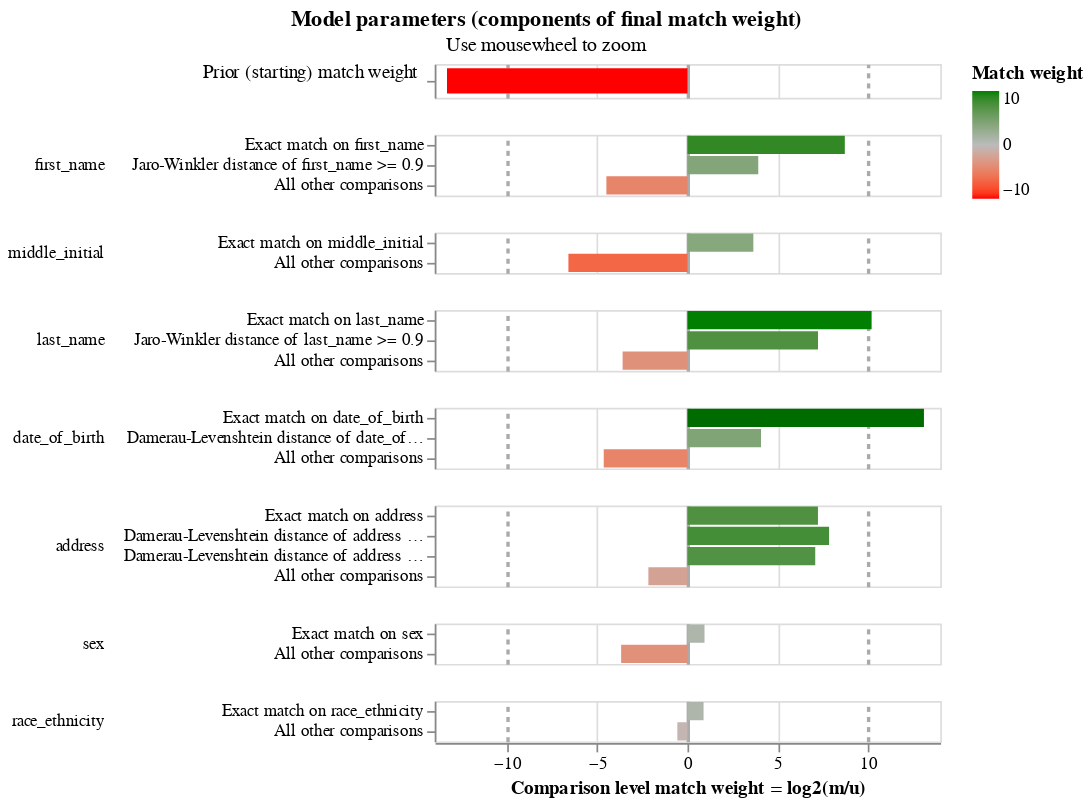

Notebook code cell kept with this figure:
### Markdown cell above
We can now visualise some of the details of our model. We can look at the match weights, which tell us the relative importance for/against a match for each of our comparsion levels.

### Code cell
linker.visualisations.match_weights_chart()

### Figure 1 — Vega-Lite specification as saved in the notebook (floating-point values rounded to 4 significant figures)
{"config": {"view": {"continuousWidth": 300, "continuousHeight": 300, "discreteHeight": 60, "discreteWidth": 400}, "header": {"title": null}, "mark": {"tooltip": null}, "title": {"anchor": "middle"}}, "vconcat": [{"mark": {"type": "bar", "clip": true, "height": 15}, "encoding": {"color": {"field": "log2_bayes_factor", "scale": {"domain": [-10, 0, 10], "interpolate": "lab", "range": ["red", "#bbbbbb", "green"]}, "title": "Match weight", "type": "quantitative"}, "tooltip": [{"field": "comparison_name", "title": "Comparison name", "type": "nominal"}, {"field": "probability_two_random_records_match", "format": ".4f", "title": "Probability two random records match", "type": "nominal"}, {"field": "log2_bayes_factor", "format": ",.4f", "title": "Equivalent match weight", "type": "quantitative"}, {"field": "bayes_factor_description", "title": "Match weight description", "type": "nominal"}], "x": {"axis": {"domain": false, "gridColor": {"condition": {"test": "abs(datum.value / 10)  <= 1 & datum.value % 10 === 0", "value": "#aaa"}, "value": "#ddd"}, "gridDash": {"condition": {"test": "abs(datum.value / 10) == 1", "value": [3]}, "value": null}, "gridWidth": {"condition": {"test": "abs(datum.value / 10)  <= 1 & datum.value % 10 === 0", "value": 2}, "value": 1}, "labels": false, "ticks": false, "title": ""}, "field": "log2_bayes_factor", "scale": {"domain": [-14, 14]}, "type": "quantitative"}, "y": {"axis": {"title": "Prior (starting) match weight", "titleAlign": "right", "titleAngle": 0, "titleFontWeight": "normal"}, "field": "label_for_charts", "sort": {"field": "comparison_vector_value", "order": "descending"}, "type": "nominal"}}, "height": 20, "transform": [{"filter": "(datum.comparison_name == 'probability_two_random_records_match')"}]}, {"mark": {"type": "bar", "clip": true}, "encoding": {"color": {"field": "log2_bayes_factor", "scale": {"domain": [-10, 0, 10], "interpolate": "lab", "range": ["red", "#bbbbbb", "green"]}, "title": "Match weight", "type": "quantitative"}, "row": {"field": "comparison_name", "header": {"labelAlign": "left", "labelAnchor": "middle", "labelAngle": 0}, "sort": {"field": "comparison_sort_order"}, "type": "nominal"}, "tooltip": [{"field": "comparison_name", "title": "Comparison name", "type": "nominal"}, {"field": "label_for_charts", "title": "Label", "type": "ordinal"}, {"field": "sql_condition", "title": "SQL condition", "type": "nominal"}, {"field": "m_probability", "format": ".10~g", "title": "M probability", "type": "quantitative"}, {"field": "u_probability", "format": ".10~g", "title": "U probability", "type": "quantitative"}, {"field": "bayes_factor", "format": ",.6f", "title": "Bayes factor = m/u", "type": "quantitative"}, {"field": "log2_bayes_factor", "format": ".4~g", "title": "Match weight = log2(m/u)", "type": "quantitative"}, {"field": "bayes_factor_description", "title": "Match weight description", "type": "nominal"}, {"field": "m_probability_description", "title": "m probability description", "type": "nominal"}, {"field": "u_probability_description", "title": "u probability description", "type": "nominal"}], "x": {"axis": {"gridColor": {"condition": {"test": "abs(datum.value / 10)  <= 1 & datum.value % 10 === 0", "value": "#aaa"}, "value": "#ddd"}, "gridDash": {"condition": {"test": "abs(datum.value / 10) == 1", "value": [3]}, "value": null}, "gridWidth": {"condition": {"test": "abs(datum.value / 10)  <= 1 & datum.value % 10 === 0", "value": 2}, "value": 1}, "title": "Comparison level match weight = log2(m/u)"}, "field": "log2_bayes_factor", "scale": {"domain": [-14, 14]}, "type": "quantitative"}, "y": {"axis": {"title": null}, "field": "label_for_charts", "sort": {"field": "comparison_vector_value", "order": "descending"}, "type": "nominal"}}, "height": {"step": 12}, "resolve": {"axis": {"y": "independent"}, "scale": {"y": "independent"}}, "transform": [{"filter": "(datum.comparison_name != 'probability_two_random_records_match')"}]}], "data": {"name": "data-f147698e91f86f01b918314bb669387c"}, "params": [{"name": "mouse_zoom", "select": {"type": "interval", "encodings": ["x"]}, "bind": "scales", "views": []}], "resolve": {"axis": {"y": "independent"}, "scale": {"y": "independent"}}, "title": {"text": "Model parameters (components of final match weight)", "subtitle": "Use mousewheel to zoom"}, "$schema": "https://vega.github.io/schema/vega-lite/v5.9.3.json", "datasets": {"data-f147698e91f86f01b918314bb669387c": [{"comparison_name": "probability_two_random_records_match", "sql_condition": null, "label_for_charts": "", "m_probability": null, "u_probability": null, "m_probability_description": null, "u_probability_description": null, "has_tf_adjustments": false, "tf_adjustment_column": null, "tf_adjustment_weight": null, "is_null_level": false, "bayes_factor": 9.775e-05, "log2_bayes_factor": -13.32, "comparison_vector_value": 0, "max_comparison_vector_value": 0, "bayes_factor_description": "The probability that two random records drawn at random match is 0.000 or one in  10,231.0 records.This is equivalent to a starting match weight of -13.321.", "probability_two_random_records_match": 9.774e-05, "comparison_sort_order": -1}, {"comparison_name": "first_name", "sql_condition": "\"first_name_l\" = \"first_name_r\"", "label_for_charts": "Exact match on first_name", "m_probability": 0.9343, "u_probability": 0.002223, "m_probability_description": "Amongst matching record comparisons, 93.43% of records (i.e. one in 1.07) are in the exact match on first_name comparison level", "u_probability_description": "Amongst non-matching record comparisons, 0.2223% of records (i.e. one in 450) are in the exact match on first_name comparison level", "has_tf_adjustments": true, "tf_adjustment_column": "first_name", "tf_adjustment_weight": 1.0, "is_null_level": false, "bayes_factor": 420.3, "log2_bayes_factor": 8.715, "comparison_vector_value": 2, "max_comparison_vector_value": 2, "bayes_factor_description": "If comparison level is `exact match on first_name` then comparison is 420 times more likely to be a match", "probability_two_random_records_match": 9.774e-05, "comparison_sort_order": 0}, {"comparison_name": "first_name", "sql_condition": "jaro_winkler_similarity(\"first_name_l\", \"first_name_r\") >= 0.9", "label_for_charts": "Jaro-Winkler distance of first_name >= 0.9", "m_probability": 0.02139, "u_probability": 0.001412, "m_probability_description": "Amongst matching record comparisons, 2.139% of records (i.e. one in 46.75) are in the jaro-winkler distance of first_name >= 0.9 comparison level", "u_probability_description": "Amongst non-matching record comparisons, 0.1412% of records (i.e. one in 708) are in the jaro-winkler distance of first_name >= 0.9 comparison level", "has_tf_adjustments": false, "tf_adjustment_column": null, "tf_adjustment_weight": 1.0, "is_null_level": false, "bayes_factor": 15.14, "log2_bayes_factor": 3.921, "comparison_vector_value": 1, "max_comparison_vector_value": 2, "bayes_factor_description": "If comparison level is `jaro-winkler distance of first_name >= 0.9` then comparison is 15.14 times more likely to be a match", "probability_two_random_records_match": 9.774e-05, "comparison_sort_order": 0}, {"comparison_name": "first_name", "sql_condition": "ELSE", "label_for_charts": "All other comparisons", "m_probability": 0.04429, "u_probability": 0.9964, "m_probability_description": "Amongst matching record comparisons, 4.429% of records (i.e. one in 22.58) are in the all other comparisons comparison level", "u_probability_description": "Amongst non-matching record comparisons, 99.64% of records (i.e. one in 1.004) are in the all other comparisons comparison level", "has_tf_adjustments": false, "tf_adjustment_column": null, "tf_adjustment_weight": 1.0, "is_null_level": false, "bayes_factor": 0.04445, "log2_bayes_factor": -4.492, "comparison_vector_value": 0, "max_comparison_vector_value": 2, "bayes_factor_description": "If comparison level is `all other comparisons` then comparison is 22.5 times less likely to be a match", "probability_two_random_records_match": 9.774e-05, "comparison_sort_order": 0}, {"comparison_name": "middle_initial", "sql_condition": "\"middle_initial_l\" = \"middle_initial_r\"", "label_for_charts": "Exact match on middle_initial", "m_probability": 0.9905, "u_probability": 0.07897, "m_probability_description": "Amongst matching record comparisons, 99.05% of records (i.e. one in 1.01) are in the exact match on middle_initial comparison level", "u_probability_description": "Amongst non-matching record comparisons, 7.897% of records (i.e. one in 12.66) are in the exact match on middle_initial comparison level", "has_tf_adjustments": true, "tf_adjustment_column": "middle_initial", "tf_adjustment_weight": 1.0, "is_null_level": false, "bayes_factor": 12.54, "log2_bayes_factor": 3.649, "comparison_vector_value": 1, "max_comparison_vector_value": 1, "bayes_factor_description": "If comparison level is `exact match on middle_initial` then comparison is 12.54 times more likely to be a match", "probability_two_random_records_match": 9.774e-05, "comparison_sort_order": 1}, {"comparison_name": "middle_initial", "sql_condition": "ELSE", "label_for_charts": "All other comparisons", "m_probability": 0.009523, "u_probability": 0.921, "m_probability_description": "Amongst matching record comparisons, 0.9523% of records (i.e. one in 105) are in the all other comparisons comparison level", "u_probability_description": "Amongst non-matching record comparisons, 92.1% of records (i.e. one in 1.086) are in the all other comparisons comparison level", "has_tf_adjustments": false, "tf_adjustment_column": null, "tf_adjustment_weight": 1.0, "is_null_level": false, "bayes_factor": 0.01034, "log2_bayes_factor": -6.596, "comparison_vector_value": 0, "max_comparison_vector_value": 1, "bayes_factor_description": "If comparison level is `all other comparisons` then comparison is 96.72 times less likely to be a match", "probability_two_random_records_match": 9.774e-05, "comparison_sort_order": 1}, {"comparison_name": "last_name", "sql_condition": "\"last_name_l\" = \"last_name_r\"", "label_for_charts": "Exact match on last_name", "m_probability": 0.8493, "u_probability": 0.0007225, "m_probability_description": "Amongst matching record comparisons, 84.93% of records (i.e. one in 1.177) are in the exact match on last_name comparison level", "u_probability_description": "Amongst non-matching record comparisons, 0.07225% of records (i.e. one in 1,384) are in the exact match on last_name comparison level", "has_tf_adjustments": true, "tf_adjustment_column": "last_name", "tf_adjustment_weight": 1.0, "is_null_level": false, "bayes_factor": 1175.0, "log2_bayes_factor": 10.2, "comparison_vector_value": 2, "max_comparison_vector_value": 2, "bayes_factor_description": "If comparison level is `exact match on last_name` then comparison is 1,175 times more likely to be a match", "probability_two_random_records_match": 9.774e-05, "comparison_sort_order": 2}, {"comparison_name": "last_name", "sql_condition": "jaro_winkler_similarity(\"last_name_l\", \"last_name_r\") >= 0.9", "label_for_charts": "Jaro-Winkler distance of last_name >= 0.9", "m_probability": 0.06798, "u_probability": 0.000453, "m_probability_description": "Amongst matching record comparisons, 6.798% of records (i.e. one in 14.71) are in the jaro-winkler distance of last_name >= 0.9 comparison level", "u_probability_description": "Amongst non-matching record comparisons, 0.0453% of records (i.e. one in 2,207) are in the jaro-winkler distance of last_name >= 0.9 comparison level", "has_tf_adjustments": false, "tf_adjustment_column": null, "tf_adjustment_weight": 1.0, "is_null_level": false, "bayes_factor": 150.1, "log2_bayes_factor": 7.229, "comparison_vector_value": 1, "max_comparison_vector_value": 2, "bayes_factor_description": "If comparison level is `jaro-winkler distance of last_name >= 0.9` then comparison is 150 times more likely to be a match", "probability_two_random_records_match": 9.774e-05, "comparison_sort_order": 2}, {"comparison_name": "last_name", "sql_condition": "ELSE", "label_for_charts": "All other comparisons", "m_probability": 0.08275, "u_probability": 0.9988, "m_probability_description": "Amongst matching record comparisons, 8.275% of records (i.e. one in 12.08) are in the all other comparisons comparison level", "u_probability_description": "Amongst non-matching record comparisons, 99.88% of records (i.e. one in 1.001) are in the all other comparisons comparison level", "has_tf_adjustments": false, "tf_adjustment_column": null, "tf_adjustment_weight": 1.0, "is_null_level": false, "bayes_factor": 0.08285, "log2_bayes_factor": -3.593, "comparison_vector_value": 0, "max_comparison_vector_value": 2, "bayes_factor_description": "If comparison level is `all other comparisons` then comparison is 12.07 times less likely to be a match", "probability_two_random_records_match": 9.774e-05, "comparison_sort_order": 2}, {"comparison_name": "date_of_birth", "sql_condition": "\"date_of_birth_l\" = \"date_of_birth_r\"", "label_for_charts": "Exact match on date_of_birth", "m_probability": 0.9435, "u_probability": 0.0001076, "m_probability_description": "Amongst matching record comparisons, 94.35% of records (i.e. one in 1.06) are in the exact match on date_of_birth comparison level", "u_probability_description": "Amongst non-matching record comparisons, 0.01076% of records (i.e. one in 9,292) are in the exact match on date_of_birth comparison level", "has_tf_adjustments": false, "tf_adjustment_column": null, "tf_adjustment_weight": 1.0, "is_null_level": false, "bayes_factor": 8768.0, "log2_bayes_factor": 13.1, "comparison_vector_value": 2, "max_comparison_vector_value": 2, "bayes_factor_description": "If comparison level is `exact match on date_of_birth` then comparison is 8,768 times more likely to be a match", "probability_two_random_records_match": 9.774e-05, "comparison_sort_order": 3}, {"comparison_name": "date_of_birth", "sql_condition": "damerau_levenshtein(\"date_of_birth_l\", \"date_of_birth_r\") <= 1", "label_for_charts": "Damerau-Levenshtein distance of date_of_birth <= 1", "m_probability": 0.01637, "u_probability": 0.0009727, "m_probability_description": "Amongst matching record comparisons, 1.637% of records (i.e. one in 61.09) are in the damerau-levenshtein distance of date_of_birth <= 1 comparison level", "u_probability_description": "Amongst non-matching record comparisons, 0.09727% of records (i.e. one in 1,028) are in the damerau-levenshtein distance of date_of_birth <= 1 comparison level", "has_tf_adjustments": false, "tf_adjustment_column": null, "tf_adjustment_weight": 1.0, "is_null_level": false, "bayes_factor": 16.83, "log2_bayes_factor": 4.073, "comparison_vector_value": 1, "max_comparison_vector_value": 2, "bayes_factor_description": "If comparison level is `damerau-levenshtein distance of date_of_birth <= 1` then comparison is 16.83 times more likely to be a match", "probability_two_random_records_match": 9.774e-05, "comparison_sort_order": 3}, {"comparison_name": "date_of_birth", "sql_condition": "ELSE", "label_for_charts": "All other comparisons", "m_probability": 0.04009, "u_probability": 0.9989, "m_probability_description": "Amongst matching record comparisons, 4.009% of records (i.e. one in 24.94) are in the all other comparisons comparison level", "u_probability_description": "Amongst non-matching record comparisons, 99.89% of records (i.e. one in 1.001) are in the all other comparisons comparison level", "has_tf_adjustments": false, "tf_adjustment_column": null, "tf_adjustment_weight": 1.0, "is_null_level": false, "bayes_factor": 0.04014, "log2_bayes_factor": -4.639, "comparison_vector_value": 0, "max_comparison_vector_value": 2, "bayes_factor_description": "If comparison level is `all other comparisons` then comparison is 24.91 times less likely to be a match", "probability_two_random_records_match": 9.774e-05, "comparison_sort_order": 3}, {"comparison_name": "address", "sql_condition": "\"address_l\" = \"address_r\"", "label_for_charts": "Exact match on address", "m_probability": 0.6314, "u_probability": 0.004215, "m_probability_description": "Amongst matching record comparisons, 63.14% of records (i.e. one in 1.584) are in the exact match on address comparison level", "u_probability_description": "Amongst non-matching record comparisons, 0.4215% of records (i.e. one in 237) are in the exact match on address comparison level", "has_tf_adjustments": true, "tf_adjustment_column": "address", "tf_adjustment_weight": 1.0, "is_null_level": false, "bayes_factor": 149.8, "log2_bayes_factor": 7.227, "comparison_vector_value": 3, "max_comparison_vector_value": 3, "bayes_factor_description": "If comparison level is `exact match on address` then comparison is 150 times more likely to be a match", "probability_two_random_records_match": 9.774e-05, "comparison_sort_order": 4}, {"comparison_name": "address", "sql_condition": "damerau_levenshtein(\"address_l\", \"address_r\") <= 1", "label_for_charts": "Damerau-Levenshtein distance of address <= 1", "m_probability": 0.08158, "u_probability": 0.0003556, "m_probability_description": "Amongst matching record comparisons, 8.158% of records (i.e. one in 12.26) are in the damerau-levenshtein distance of address <= 1 comparison level", "u_probability_description": "Amongst non-matching record comparisons, 0.03556% of records (i.e. one in 2,813) are in the damerau-levenshtein distance of address <= 1 comparison level", "has_tf_adjustments": false, "tf_adjustment_column": null, "tf_adjustment_weight": 1.0, "is_null_level": false, "bayes_factor": 229.4, "log2_bayes_factor": 7.842, "comparison_vector_value": 2, "max_comparison_vector_value": 3, "bayes_factor_description": "If comparison level is `damerau-levenshtein distance of address <= 1` then comparison is 229 times more likely to be a match", "probability_two_random_records_match": 9.774e-05, "comparison_sort_order": 4}, {"comparison_name": "address", "sql_condition": "damerau_levenshtein(\"address_l\", \"address_r\") <= 2", "label_for_charts": "Damerau-Levenshtein distance of address <= 2", "m_probability": 0.06541, "u_probability": 0.0004846, "m_probability_description": "Amongst matching record comparisons, 6.541% of records (i.e. one in 15.29) are in the damerau-levenshtein distance of address <= 2 comparison level", "u_probability_description": "Amongst non-matching record comparisons, 0.04846% of records (i.e. one in 2,063) are in the damerau-levenshtein distance of address <= 2 comparison level", "has_tf_adjustments": false, "tf_adjustment_column": null, "tf_adjustment_weight": 1.0, "is_null_level": false, "bayes_factor": 135.0, "log2_bayes_factor": 7.076, "comparison_vector_value": 1, "max_comparison_vector_value": 3, "bayes_factor_description": "If comparison level is `damerau-levenshtein distance of address <= 2` then comparison is 135 times more likely to be a match", "probability_two_random_records_match": 9.774e-05, "comparison_sort_order": 4}, {"comparison_name": "address", "sql_condition": "ELSE", "label_for_charts": "All other comparisons", "m_probability": 0.2216, "u_probability": 0.9949, "m_probability_description": "Amongst matching record comparisons, 22.16% of records (i.e. one in 4.512) are in the all other comparisons comparison level", "u_probability_description": "Amongst non-matching record comparisons, 99.49% of records (i.e. one in 1.005) are in the all other comparisons comparison level", "has_tf_adjustments": false, "tf_adjustment_column": null, "tf_adjustment_weight": 1.0, "is_null_level": false, "bayes_factor": 0.2228, "log2_bayes_factor": -2.166, "comparison_vector_value": 0, "max_comparison_vector_value": 3, "bayes_factor_description": "If comparison level is `all other comparisons` then comparison is 4.489 times less likely to be a match", "probability_two_random_records_match": 9.774e-05, "comparison_sort_order": 4}, {"comparison_name": "sex", "sql_condition": "\"sex_l\" = \"sex_r\"", "label_for_charts": "Exact match on sex", "m_probability": 0.9608, "u_probability": 0.4997, "m_probability_description": "Amongst matching record comparisons, 96.08% of records (i.e. one in 1.041) are in the exact match on sex comparison level", "u_probability_description": "Amongst non-matching record comparisons, 49.97% of records (i.e. one in 2.001) are in the exact match on sex comparison level", "has_tf_adjustments": false, "tf_adjustment_column": null, "tf_adjustment_weight": 1.0, "is_null_level": false, "bayes_factor": 1.923, "log2_bayes_factor": 0.9432, "comparison_vector_value": 1, "max_comparison_vector_value": 1, "bayes_factor_description": "If comparison level is `exact match on sex` then comparison is 1.923 times more likely to be a match", "probability_two_random_records_match": 9.774e-05, "comparison_sort_order": 5}, {"comparison_name": "sex", "sql_condition": "ELSE", "label_for_charts": "All other comparisons", "m_probability": 0.03917, "u_probability": 0.5003, "m_probability_description": "Amongst matching record comparisons, 3.917% of records (i.e. one in 25.53) are in the all other comparisons comparison level", "u_probability_description": "Amongst non-matching record comparisons, 50.03% of records (i.e. one in 1.999) are in the all other comparisons comparison level", "has_tf_adjustments": false, "tf_adjustment_column": null, "tf_adjustment_weight": 1.0, "is_null_level": false, "bayes_factor": 0.0783, "log2_bayes_factor": -3.675, "comparison_vector_value": 0, "max_comparison_vector_value": 1, "bayes_factor_description": "If comparison level is `all other comparisons` then comparison is 12.77 times less likely to be a match", "probability_two_random_records_match": 9.774e-05, "comparison_sort_order": 5}, {"comparison_name": "race_ethnicity", "sql_condition": "\"race_ethnicity_l\" = \"race_ethnicity_r\"", "label_for_charts": "Exact match on race_ethnicity", "m_probability": 0.5084, "u_probability": 0.2741, "m_probability_description": "Amongst matching record comparisons, 50.84% of records (i.e. one in 1.967) are in the exact match on race_ethnicity comparison level", "u_probability_description": "Amongst non-matching record comparisons, 27.41% of records (i.e. one in 3.648) are in the exact match on race_ethnicity comparison level", "has_tf_adjustments": true, "tf_adjustment_column": "race_ethnicity", "tf_adjustment_weight": 1.0, "is_null_level": false, "bayes_factor": 1.855, "log2_bayes_factor": 0.8912, "comparison_vector_value": 1, "max_comparison_vector_value": 1, "bayes_factor_description": "If comparison level is `exact match on race_ethnicity` then comparison is 1.855 times more likely to be a match", "probability_two_random_records_match": 9.774e-05, "comparison_sort_order": 6}, {"comparison_name": "race_ethnicity", "sql_condition": "ELSE", "label_for_charts": "All other comparisons", "m_probability": 0.4916, "u_probability": 0.7259, "m_probability_description": "Amongst matching record comparisons, 49.16% of records (i.e. one in 2.034) are in the all other comparisons comparison level", "u_probability_description": "Amongst non-matching record comparisons, 72.59% of records (i.e. one in 1.378) are in the all other comparisons comparison level", "has_tf_adjustments": false, "tf_adjustment_column": null, "tf_adjustment_weight": 1.0, "is_null_level": false, "bayes_factor": 0.6773, "log2_bayes_factor": -0.5622, "comparison_vector_value": 0, "max_comparison_vector_value": 1, "bayes_factor_description": "If comparison level is `all other comparisons` then comparison is 1.477 times less likely to be a match", "probability_two_random_records_match": 9.774e-05, "comparison_sort_order": 6}]}}
